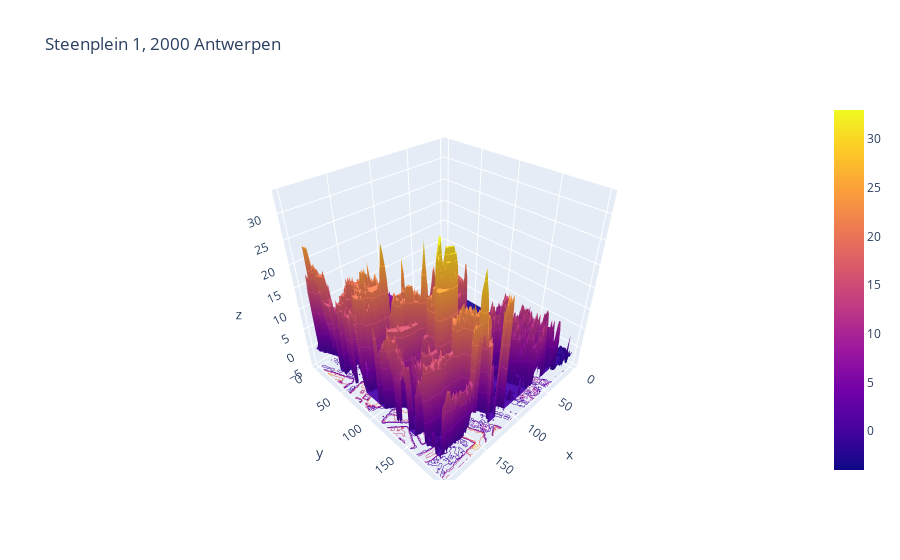

The notebook cell this image was saved under:
### Code cell
fig = go.Figure(data=[go.Surface(z=data)])
fig.update_traces(contours_z=dict(show=True, usecolormap=True, highlightcolor="limegreen", project_z=True))
fig.update_layout(title=search_address)
fig.show()
fig.write_image(f"./{main_dir[0]}/{search_address}.png")

### Figure 1 — Plotly figure (JSON) as saved in the notebook; plotly's stock layout.template omitted (floating-point values rounded to 4 significant figures; data arrays with more than 128 entries replaced by an {"elided": "..."} marker saying what was removed)
{"data": [{"contours": {"z": {"highlightcolor": "limegreen", "project": {"z": true}, "show": true, "usecolormap": true}}, "type": "surface", "z": {"elided": "200x200 int values"}}], "layout": {"title": {"text": "Steenplein 1, 2000 Antwerpen"}}}
